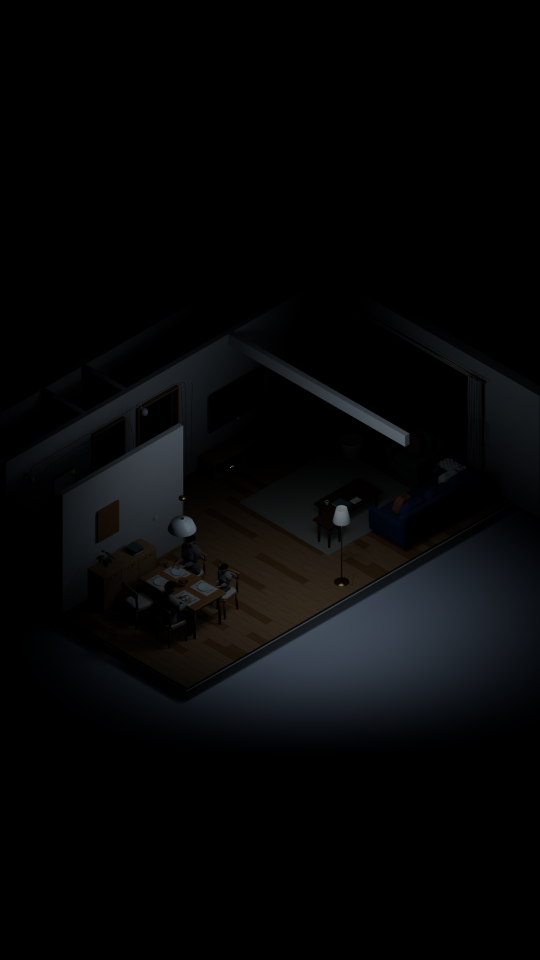
#> input picture out/gates/C/LOOK_DARK.png, 1080 x 1920 px (shown at 1/2 size); its folder holds only this picture in this run
$ python check_c.py
#> lines starting #> are read from the running program, lines starting #| are printed output that depends on the picture
"""Measure display-referred Rec.709 luma on the complete 1080x1920 frame."""
import json,math
from pathlib import Path
from PIL import Image,ImageDraw,ImageFont
ROOT=Path(__file__).resolve().parents[1];OUT=ROOT/'out/gates/C';report={'gate':'C','status':'review','method':'Full-frame display-referred Rec.709 luma = .2126 R + .7152 G + .0722 B, PNG converted to 8-bit RGB for histogram bins; no masking or crop.','looks':{}}
font=ImageFont.truetype('/System/Library/Fonts/Menlo.ttc',20)
for name in ('DARK','DUSK','NIGHT'):
    im=Image.open(OUT/f'LOOK_{name}.png').convert('RGB');assert im.size==(1080,1920)
    hist=[0]*256;low=0;values=[]
    for r,g,b in im.getdata():
        l=(.2126*r+.7152*g+.0722*b)/255
        hist[min(255,int(l*255))]+=1
        if l<=.25:low+=1
#> after the loop, hist = 256 values, max 1448155 at index 0, min 0 at index 120, mean 8100; low = 2048709
    total=sum(hist);cumulative=0;median=0
#> after `total = sum(hist)`: total = 2073600
    for i,n in enumerate(hist):
        cumulative+=n
        if cumulative>=total/2:median=i/255;break
#> this loop made 1 pass
#> (n, cumulative, median) on pass 1: (1448155, 1448155, 0)
#> after the loop, cumulative = 1448155
    entry=dict(dark_fraction_0_to_025=low/total,median_luma=median,histogram_256=hist)
#> entry = 3 items
    if name=='DARK':entry['pass']=low/total>=.70
    if name=='DUSK':entry['pass']=.30<=median<=.45
    report['looks'][name]=entry
    plot=Image.new('RGB',(1080,480),'#11151e');d=ImageDraw.Draw(plot)
#> after `plot = Image.new('RGB', (1080, 480), '#11151e')`:
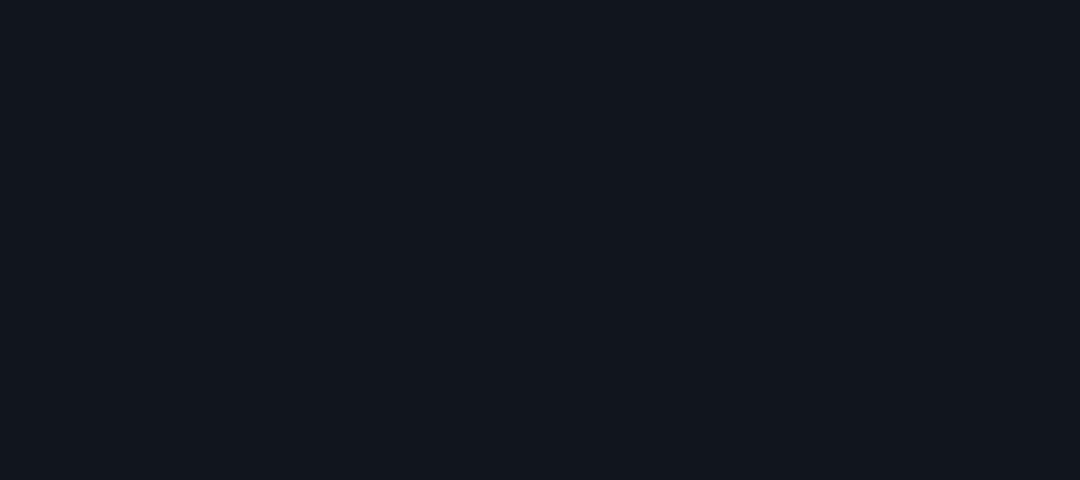
#> plot: PIL image 1080x480 RGB; mean R, G, B 17, 21, 30
    d.rectangle((56,75,56+int(940*.25),402),fill='#1b2936')
    maxlog=math.log1p(max(hist))
#> maxlog = 14.19
    for i,n in enumerate(hist):
        x=56+i*940/255;h=math.log1p(n)/maxlog*310
        d.line((x,400-h,x,400),fill='#b7c1ce',width=3)
#> this loop made 256 passes
#> (n, x, h) on passes 1 to 3: (1448155, 56, 310), (50365, 59.69, 236.6), (34061, 63.37, 228.1)
    d.text((56,15),f'{name} | <= .25: {low/total:.2%} | median: {median:.3f}',font=font,fill='white')
    for v in (0,.25,.5,.75,1):d.text((45+940*v,425),str(v),font=font,fill='#b7c1ce')
    d.text((740,54),'log count / full frame',font=font,fill='#b7c1ce')
    plot.save(OUT/f'LOOK_{name}_histogram.png')
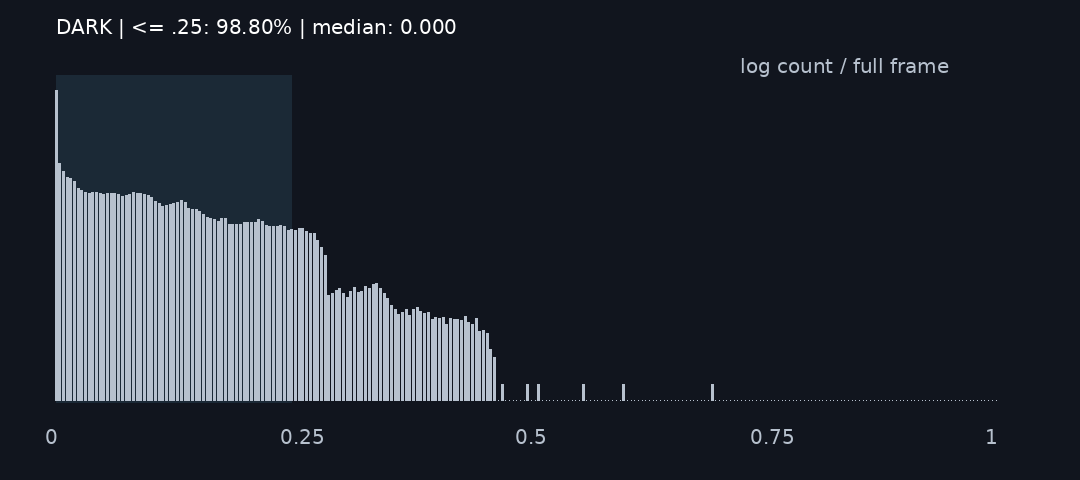
#> saved as LOOK_DARK_histogram.png: PIL image 1080x480 RGB; mean R, G, B 36.9, 42.3, 52.1
#> (the run stopped early here; a loop or call above may not have finished)
